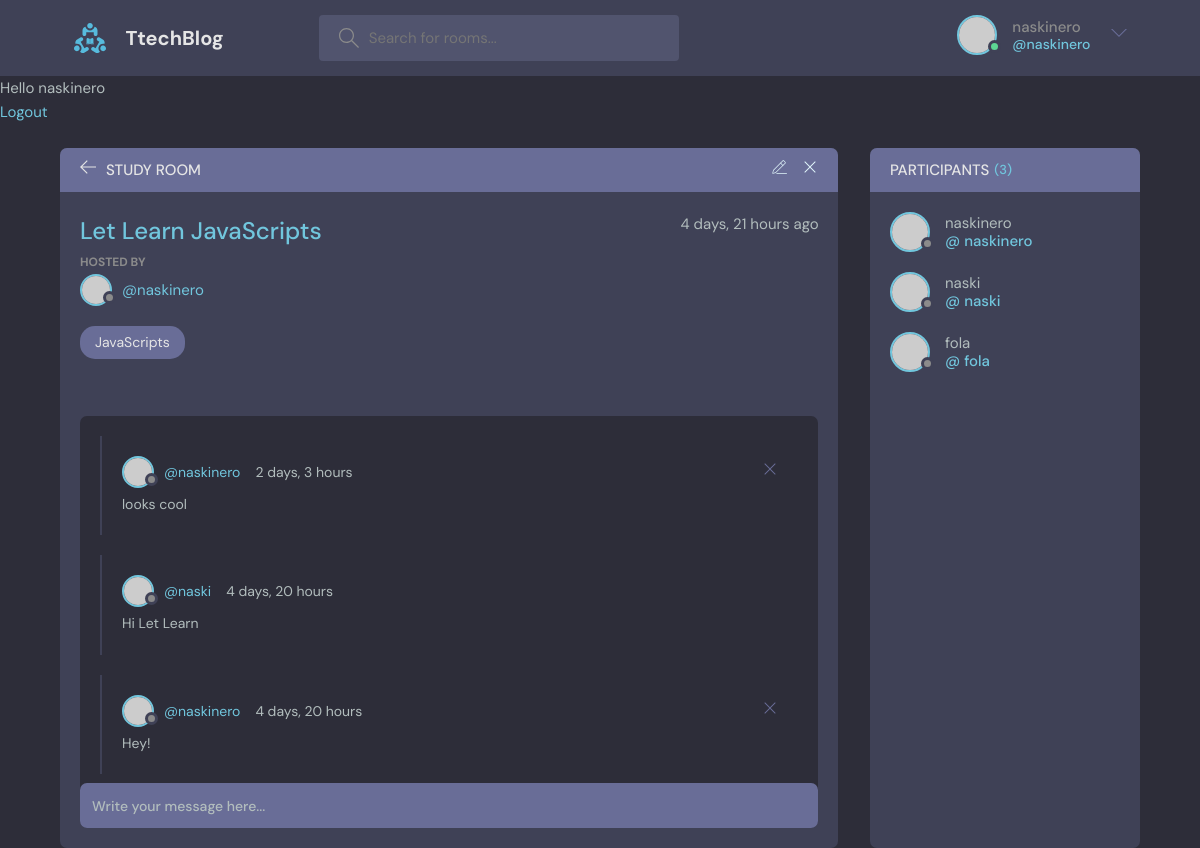
Screenshot of /room/1/ (signed in) with the database file from the repository.
### pages/models.py (models this page shows, shortened)
class Room(models.Model):
    host=models.ForeignKey(User, on_delete=models.SET_NULL, null=True)
    topic=models.ForeignKey(Topic, on_delete=models.SET_NULL, null=True)
    name=models.CharField(max_length=255)
    description=models.TextField(null=True, blank=True)
    participants=models.ManyToManyField(User, related_name="participants", blank=True)
    updated = models.DateTimeField(auto_now=True)
    created=models.DateTimeField(auto_now_add=True)
    class Meta:
        ordering = ['-updated', '-created']

class Topic(models.Model):
    name=models.CharField(max_length=255)
    def __str__(self):
        return self.name

class Message(models.Model):
    user=models.ForeignKey(User, on_delete=models.CASCADE)
    room=models.ForeignKey(Room, on_delete=models.CASCADE)
    body=models.TextField()
    updated = models.DateTimeField(auto_now=True)
    created=models.DateTimeField(auto_now_add=True)
    class Meta:
        ordering = ['-updated', '-created']

### pages/views.py (the view, shortened to what this page needs)
# urls.py: path('room/<str:pk>/', views.room, name='room'),
@login_required(login_url='login')
def room(request, pk):
    room=Room.objects.get(id=pk)
    room_messages=room.message_set.all().order_by('-created')
    participants=room.participants.all()
    context={'room': room,'room_messages': room_messages, 'participants': participants}
    return render(request, 'pages/room.html', context)

### pages/templates/pages/room.html (shortened to what this page needs)
{% extends 'main.html' %}
{% block content %}
<main class="profile-page layout layout--2">
  <div class="container">
    <div class="room">
      <div class="room__top">
        <div class="room__topLeft">
          <a href="{% url 'home' %}">
            <svg version="1.1" xmlns="http://www.w3.org/2000/svg" width="32" height="32" viewBox="0 0 32 32">
              <title>arrow-left</title>
              <path
                d="M13.723 2.286l-13.723 13.714 13.719 13.714 1.616-1.611-10.96-10.96h27.625v-2.286h-27.625l10.965-10.965-1.616-1.607z"
              ></path>
            </svg>
          </a>
          <h3>Study Room</h3>
        </div>
          {% if room.host == request.user %}
        <div class="room__topRight">
          <a href="{% url 'update-room' room.id %}">
          </a>
          <a href="{% url 'delete-room' room.id %}">
            <svg version="1.1" xmlns="http://www.w3.org/2000/svg" width="32" height="32" viewBox="0 0 32 32">
              <title>remove</title>
              <path
                d="M27.314 6.019l-1.333-1.333-9.98 9.981-9.981-9.981-1.333 1.333 9.981 9.981-9.981 9.98 1.333 1.333 9.981-9.98 9.98 9.98 1.333-1.333-9.98-9.98 9.98-9.981z"
              ></path>
            </svg>
          </a>
        </div>
        {% endif %}
      </div>
      <div class="room__box scroll">
        <div class="room__header scroll">
          <div class="room__info">
            <h3>{{room.name}}</h3>
            <span>{{room.created|timesince}} ago</span>
          </div>
          <div class="room__hosted">
            <p>Hosted By</p>
            <a href="{% url 'user-profile' room.host.id %}" class="room__author">
              <div class="avatar avatar--small">
                <img src="https://randomuser.me/api/portraits/men/37.jpg" />
              </div>
              <span>@{{room.host.username}}</span>
            </a>
          </div>
          <span class="room__topics">{{room.topic}}</span>
        </div>
        <div class="room__conversation">
          <div class="threads scroll">
            {% for message in room_messages %}
            <div class="thread">
              <div class="thread__top">
                <div class="thread__author">
                  <a href="{% url 'user-profile' message.user.id %}" class="thread__authorInfo">
                    <div class="avatar avatar--small">
                      <img src="https://randomuser.me/api/portraits/men/37.jpg" />
                    </div>
                    <span>@{{message.user.username}}</span>
                  </a>
                  <span class="thread__date">{{message.created|timesince}}</span>
                </div>
                {% if request.user == message.user %}
                <a href="{% url 'delete-message' message.id %}">
                <div class="thread__delete">
                  <svg version="1.1" xmlns="http://www.w3.org/2000/svg" width="32" height="32" viewBox="0 0 32 32">
                    <title>remove</title>
                    <path
                      d="M27.314 6.019l-1.333-1.333-9.98 9.981-9.981-9.981-1.333 1.333 9.981 9.981-9.981 9.98 1.333 1.333 9.981-9.98 9.98 9.98 1.333-1.333-9.98-9.98 9.98-9.981z"
                    ></path>
                  </svg>
                </div>
              </a>
                {% endif %}
              </div>
              <div class="thread__details">
                {{message.body}}
              </div>
            </div>
            {% endfor %}
          </div>
        </div>
      </div>
      <div class="room__message">
        <form action="" method="POST">
          <input name="body" placeholder="Write your message here..." /></form>
      </div>
    </div>
    <div class="participants">
      <h3 class="participants__top">Participants <span>({{participants.count}})</span></h3>
      <div class="participants__list scroll">
        {% for user in participants %}
        <a href="{% url 'user-profile' user.id %}" class="participant">
          <div class="avatar avatar--medium">
            <img src="https://randomuser.me/api/portraits/men/37.jpg" />
          </div>
          <p>
            {{user.username}}
            <span>@ {{user.username}}</span>
          </p>
        </a>
        {% endfor %}
      </div>
    </div>
  </div>
</main>
{% endblock content %}

### templates/navbar.html (shortened to what this page needs)
{% load static %}
<header class="header header--loggedIn">
    <div class="container">
      <a href="{% url 'home' %}" class="header__logo">
        <img src="{% static 'images/logo.svg' %}" />
        <h1>TtechBlog</h1>
      </a>
      <form class="header__search" method="GET" action="{% url 'home' %}">
        <label>
          <input placeholder="Search for rooms..." name='q'/>
        </label>
      </form>
      <nav class="header__menu">
        {% if request.user.is_authenticated %}
        <div class="header__user">
          <a href="{% url 'update-user' %}">
            <div class="avatar avatar--medium active">
              <img src="https://randomuser.me/api/portraits/men/37.jpg" />
            </div>
            <p>{{request.user.username}}<span>@{{ request.user.username}}</span></p>
          </a>
          <button class="dropdown-button">
            <svg version="1.1" xmlns="http://www.w3.org/2000/svg" width="32" height="32" viewBox="0 0 32 32">
              <title>chevron-down</title>
              <path d="M16 21l-13-13h-3l16 16 16-16h-3l-13 13z"></path>
            </svg>
          </button>
        </div>
        {% else %}
        <a href="{% url 'login' %}">
          <img src="{% static 'images/avatar.svg' %}" />
          <p>Login</p>
        </a>
        {% endif %}
      </nav>
    </div>
  </header>
{% if request.user.is_authenticated %}
<p>Hello {{request.user}}</p>
<a href="{% url 'logout' %}"> Logout</a>
{% else %}
<a href="{% url 'login' %}">Login</a>
{% endif %}

### rows the page displays
Room: name "Let Learn JavaScripts", created "4 days, 21 hours", host.username "naskinero", topic "JavaScripts"
Message: user.username "naskinero", created "2 days, 3 hours", body "looks cool"
Message: user.username "naski", created "4 days, 20 hours", body "Hi Let Learn"
Message: user.username "naskinero", created "4 days, 20 hours", body "Hey!"

### other values shown
{{ request.user.username }} "naskinero"
{{ request.user }} "naskinero"
{{ participants.count }} "3"
{{ user.username }} "naskinero"
{{ user.username }} "naski"
{{ user.username }} "fola"
